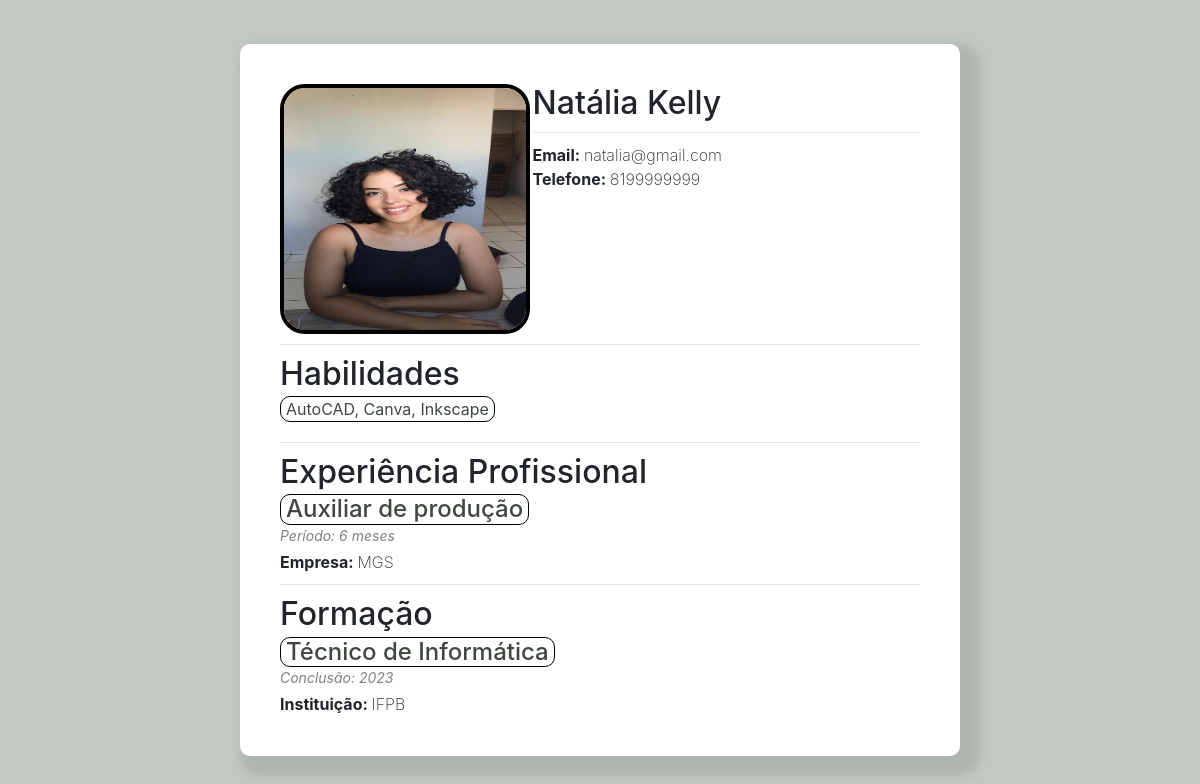
Screenshot of /curriculo/17/ with the database file from the repository.
### core/models.py (models this page shows, shortened)
class Curriculo(models.Model):
    nome = models.CharField(max_length=100)
    sobrenome = models.CharField(max_length=100)
    email = models.EmailField()
    telefone = models.CharField(max_length=20)
    resumo = models.TextField()
    experiencia = models.TextField(default='Sem experiência', null=True)
    formacao = models.TextField()
    habilidades = models.TextField()
    ano = models.IntegerField()
    instituicao = models.CharField(max_length=100)
    empresa = models.CharField(max_length=100, null=True, default='Nunca trabalhei')
    cargo = models.CharField(max_length=100, null=True, default='Sem cargo')
    periodo = models.CharField(max_length=20, null=True, default='0')
    foto = models.ImageField(upload_to='fotos/', blank=True, null=True)

### core/views.py (the view)
# urls.py: path('curriculo/<int:pk>/', detalhes_curriculo, name='detalhes_curriculo'),
def detalhes_curriculo(request, pk):
    curriculo = get_object_or_404(Curriculo, pk=pk)
    return render(request, 'curriculo.html', {'curriculo': curriculo})

### core/Templates/curriculo.html (shortened to what this page needs)
<!DOCTYPE html>
<html lang="en">
<head>
  <link rel="stylesheet" href="https://stackpath.bootstrapcdn.com/bootstrap/4.3.1/css/bootstrap.min.css">
</head>
<body>
<div class="container main-container mx-auto w-80">
  <div class="row">
    <div class="col-md-3">
      {% if curriculo.foto %}
        <img src="{{ curriculo.foto.url }}" class="foto" alt="Foto do Currículo">
      {% else %}
        <img src="/media/fotos/sem_foto.png" class="foto" alt="Foto do Currículo">
      {% endif %}
    </div>
    <div class="col-md-9">
      <h2>{{ curriculo.nome }} {{ curriculo.sobrenome }}</h2>
      <hr>
      <p class="local">Email: <span class="local-2">{{ curriculo.email }}</span></p>
      <p class="local">Telefone: <span class="local-2">{{ curriculo.telefone }}</span></p>
    </div>
  </div>
  <hr>
  <div class="row">
    <div class="col-md-12">
      <h2>Habilidades</h2>
      <div class="skill">
           <p class="funcao"> {{ curriculo.habilidades }} <br> </p>
      </div>
    </div>
  </div>
  <hr>
  <div class="row">
    <div class="col-md-12">
      <h2>Experiência Profissional</h2>
      <h4 class="funcao">{{ curriculo.cargo }}</h4>
      <p class="ano">Período: {{ curriculo.periodo }}</p>
      <p class="local"> Empresa: <span class="local-2">{{ curriculo.empresa }}</span> </p>
    </div>
  </div>
  <hr>
  <div class="row">
    <div class="col-md-12">
      <h2>Formação</h2>
      <h4 class="funcao">{{ curriculo.formacao }}</h4>
      <p class="ano">Conclusão: {{ curriculo.ano }}</p>
      <p class="local" >Instituição: <span class="local-2">{{ curriculo.instituicao }} </span> </p>
    </div>
  </div>
</div>
</body>
</html>

### core/Templates/curriculo.html (style rules this page uses)
body { background-color: #c2c9c2; margin: 0; padding: 0; min-height: 100vh; display: flex; justify-content: center; align-items: center; }
.main-container { background-color: #ffffff; padding: 40px; border-radius: 10px; box-shadow: 10px 10px 10px 10px rgba(0, 0, 0, 0.1); margin: 20px; width: 60%; }
.skill { margin-bottom: 10px; }
.foto { width: 250px; height: 250px; border: 4px solid #000; border-radius: 10%; }
.col-md-9 { position: relative; padding-left: 100px; }
p { margin-bottom: 0; }
h1, h2, h3, h4 { margin-bottom: 0; }
.ano { font-style: italic; color: grey; font-size: 14px !important; margin-top: 0; margin-bottom: 4px; }
.funcao { margin-top: 3px; padding: 0 5px 0 5px; border: 1px solid #000; border-radius: 10px; width: max-content; color: #3f473f; }
.local { font-weight: bold; }
.local-2 { font-weight: 200; font-size: 16px; }
hr { margin: 10px 0 10px 0; }

### rows the page displays
Curriculo: foto (picture), nome "Natália", sobrenome "Kelly", email "natalia@gmail.com", telefone "8199999999", habilidades "AutoCAD, Canva, Inkscape", cargo "Auxiliar de produção", periodo "6 meses", empresa "MGS", formacao "Técnico de Informática", ano "2023", instituicao "IFPB"
